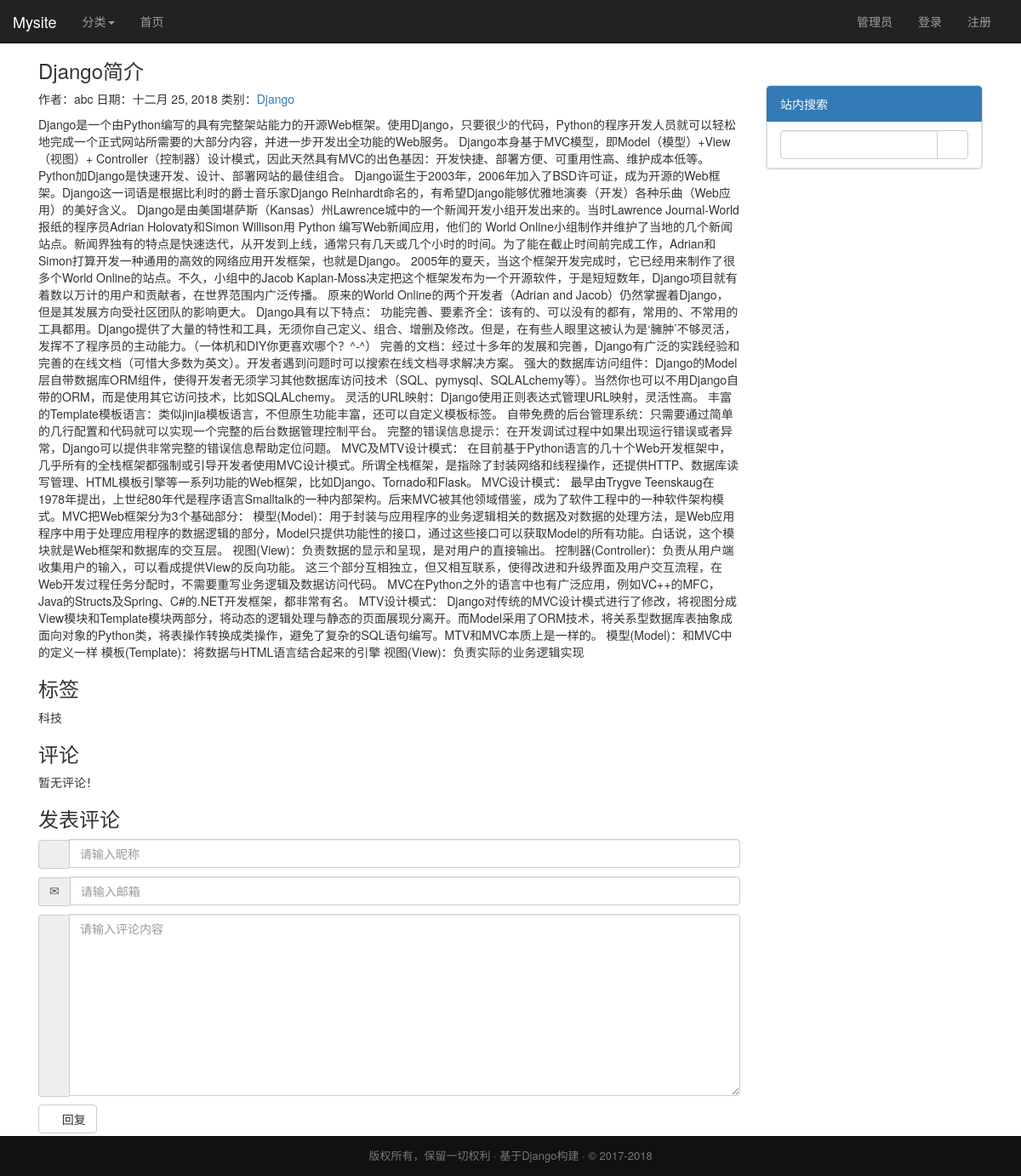
The app's page /blog/detail/2 with its own data.
### blog/models.py (models this page shows, shortened)
class Article(models.Model):    # 文章
    id = models.AutoField(primary_key=True)
    author = models.ForeignKey(User, on_delete=models.DO_NOTHING, verbose_name='作者')  # 什么也不做
    category = models.ForeignKey(Category, on_delete=models.SET_DEFAULT, default=1, verbose_name='类别')  # 将外键字段设为默认值
    tag = models.ManyToManyField(Tag, verbose_name='标签')
    title = models.CharField('标题', max_length=50)
    content = models.TextField('内容')
    pub_time = models.DateField('日期', auto_now=True)    # auto_now=True修改日期
    class Meta:
        verbose_name = verbose_name_plural = '文章'

class Category(models.Model):   # 文章类别
    id = models.AutoField(primary_key=True)
    name = models.CharField('类别', max_length=20, unique=True)
    class Meta:
        verbose_name_plural = verbose_name = '类别'
    def __str__(self):
        return self.name

class Tag(models.Model):    # 文章标签
    id = models.AutoField(primary_key=True)
    name = models.CharField('标签', max_length=20, unique=True)
    class Meta:
        verbose_name = verbose_name_plural = '标签'
    def __str__(self):
        return self.name

### blog/views.py (the view, shortened to what this page needs)
# urls.py: path('detail/<int:pk>', blog_view.ArticleDetail.as_view(), name='detail'),
class ArticleDetail(DetailView):
    model = Article
    template_name = 'blog/detail.html'
    def get_context_data(self, **kwargs):
        context = super().get_context_data(**kwargs)
        comments = Comment.objects.filter(article=self.kwargs['pk'])  # 通过文章id查询评论内容
        context['comment_list'] = self.comment_sort(comments)  # 将排序归类后的文章列表存入传送到模板的数据中
        comment_form = CommentForm()  # 创建评论表单对象
        context['comment_form'] = comment_form  # 将表单对象传送到模板的数据中
        try:
            context['session'] = {
                'name': self.request.session['name'],
                'email': self.request.session['email'],
                'content': self.request.session['content']
            }
        except:  # session读取异常时不做处理
            pass
        return context
    def comment_sort(self, comments):  # 评论排序函数
        self.comment_list = []  # 排序后的评论列表
        self.top_level = []  # 存储顶级评论
        self.sub_level = {}  # 存储回复评论
        for comment in comments:  # 遍历所有评论
            if comment.reply == None:  # 如果没有回复目标
                self.top_level.append(comment)  # 存入顶级评论列表
            else:  # 否则
                self.sub_level.setdefault(comment.reply.id, []).append(comment)  # 以回复目标（父级评论）id为键存入字典
        for top_comment in self.top_level:  # 遍历顶级评论
            self.format_show(top_comment)  # 通过递归函数进行评论归类
        return self.comment_list  # 返回最终的评论列表

### blog/forms.py
class CommentForm(forms.ModelForm):
    class Meta:
        model = Comment
        fields = ['name', 'email', 'content']  # 需要呈现在页面上获取内容的字段
        widgets = {  # 定义字段对应的表单元素以及属性
            'name': forms.TextInput(attrs={'id': 'name', 'class': 'form-control', 'placeholder': '请输入昵称'}),
            'email': forms.EmailInput(attrs={'id': 'email', 'class': 'form-control', 'placeholder': '请输入邮箱'}),
            'content': forms.Textarea(attrs={'id': 'content', 'class': 'form-control', 'placeholder': '请输入评论内容'}),
        }

### blog/templates/blog/detail.html (shortened to what this page needs)
{% extends 'base.html' %}
{% block content %}
    <div>
        <h3>{{ object.title }}</h3>
        <p>作者：{{ object.author }} 日期：{{ object.pub_time }} 类别：<a
                href="{% url 'blog:category' article.category.id %}">{{ article.category }}</a></p>
        {{ object.content | safe }}
    </div>
    <div>
        <h3>标签</h3>
        {% for tag in object.tag.all %}
            {{ tag }}
        {% endfor %}
    </div>
    <div>
        <h3>评论</h3>
        {% for comment in comment_list %}
            {% if comment.reply == None %}
                {% if not forloop.first %}
                    </ul>
                {% endif %}
                <ul class="list-group">
                <li class="list-group-item active">{{ comment.name }}：{{ comment.content }} ({{ comment.publish }})
                    <a href="#publish" onclick="reply('{{ comment.name }}',{{ comment.id }})"
                       style="color: white;align-self: right">[回复]</a>
                </li>
            {% else %}
                <li class="list-group-item">
                    {{ comment.name }} >>> {{ comment.reply.name }}：{{ comment.content }} ({{ comment.publish }})
                    <a href="#publish" onclick="reply('{{ comment.name }}',{{ comment.id }})">[回复]</a>
                </li>
            {% endif %}
        {% if forloop.last %}
            </ul>
        {% endif %}
        {% empty %}
            暂无评论！
        {% endfor %}
    </div>
    <div>
        <h3 id="publish">发表评论</h3>
        <div class="input-group">
            <span class="input-group-addon glyphicon glyphicon-user"></span>{{ comment_form.name }}
        </div>
        <div class="input-group" style="margin-top: 10px">
            <span class="input-group-addon glyphicon glyphicon-envelope"></span>{{ comment_form.email }}
        </div>
        <div class="input-group" style="margin-top: 10px">
            <span class="input-group-addon glyphicon glyphicon-edit"></span>{{ comment_form.content }}
        </div>
        <button id="submit_comment" type="button" class="btn btn-default" style="margin-top: 10px"><span
                class="glyphicon glyphicon-hand-up"></span> 回复
        </button>
    </div>
{% endblock %}

### static/css/base.css (style rules this page uses)
html { position: relative; min-height: 100%; }
body { padding-top: 50px; padding-bottom: 50px; }

### records on screen
Article: title "Django简介", author "abc", pub_time "十二月 25, 2018", category "Django", content "Django是一个由Python编写的具有完整架站能力的开源Web框架。使用Django，只要很少的代码，Python的程序开发人员就可以轻松地完成一个正式网站所需要的大部分内容，并进一步开发出全功能的Web服务。 Django本身基于MVC模型，即Model（模型）+View（视图）+ Controller（控制器）设计模式，因此天然具有MVC的出色基因：开发快捷、部署方便、可重用性高、维护成本低等。Python加Django是快速开发、设计、部署网站的最佳组合。 Django诞生于2003年，2006年加入了BSD许可证，成为开源的Web框架。Django这一词语是根据比利时的爵士音乐家Django Reinhardt命名的，有希望Django能够优雅地演奏（开发）各种乐曲（Web应用）的美好含义。 Django是由美国堪萨斯（Kansas）州Lawrence城中的一个新闻开发小组开发出来的。当时Lawrence Journal-World报纸的程序员Adrian Holovaty和Simon Willison用 Python 编写Web新闻应用，他们的 World Online小组制作并维护了当地的几个新闻站点。新闻界独有的特点是快速迭代，从开发到上线，通常只有几天或几个小时的时间。为了能在截止时间前完成工作，Adrian和Simon打算开发一种通用的高效的网络应用开发框架，也就是Django。 2005年的夏天，当这个框架开发完成时，它已经用来制作了很多个World Online的站点。不久，小组中的Jacob…"
Tag: name "科技"
